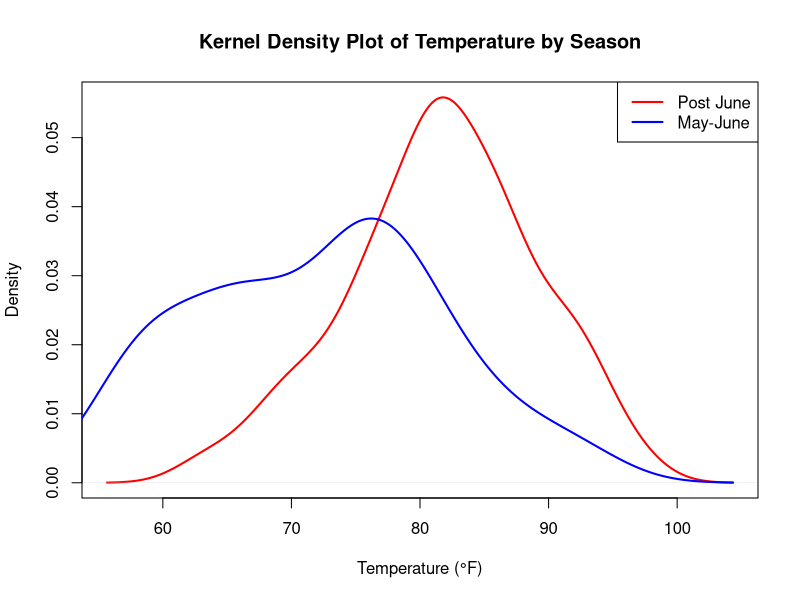

Recreate this plot in R.
# Load the airquality dataset
df = airquality

# Create density objects for the two seasons
d1 <- density(df$Temp[df$Month >= 7])  # Post June (Season 1)
d2 <- density(df$Temp[df$Month <= 6])  # May-June (Season 2)

# Create the kernel density plot
plot(d1, col = "red", lwd = 2, 
     main = "Kernel Density Plot of Temperature by Season",
     xlab = "Temperature (°F)", 
     ylab = "Density")
lines(d2, col = "blue", lwd = 2)

# Add legend
legend("topright", 
       legend = c("Post June", "May-June"),
       col = c("red", "blue"), 
       lwd = 2)